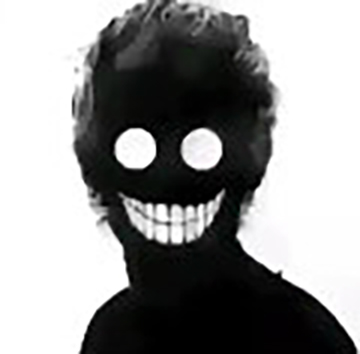
#> input picture test.jpg, 360 x 354 px
$ python image_rotation.py
#> lines starting #> are read from the running program, lines starting #| are printed output that depends on the picture; after the words box and inside, x2 and y2 are one past the last pixel; in counts of white or black regions, pixels touching at a corner belong together
import numpy as np
import cv2
import math
import random

annotation_types = ('points', 'rects', 'np_rotated_rects', 'cv_rotated_rects', 'quadrilaterals', 'polygons')


# Definition of rotated rectangles, where box_points is a list of the four vertexes of the rectangle
# The range of the angle is [0, 360)
class RotatedRect:
    def __init__(self, center, width, height, angle, box_points):
        self.center = center
        self.width = width
        self.height = height
        self.angle = angle
        self.box_points = box_points

    def get_box_points(self):
        return self.box_points


class Rotator:
    def __init__(self, annotation_type='points', rotation_angle=(-15,15), expand_edge=True):
        self.image = np.array((0,0))
        self.points = []
        self.rects = []
        self.np_rotated_rects = np.zeros((1,5))
        self.cv_rotated_rects = []
        self.quadrilaterals = []
        self.polygons = []
        self.annotation_type = annotation_type
        self.rotation_angle = rotation_angle
        self.expand_edge = expand_edge

        self.angle = 0
        self.radian = 0
        self.width_increased = 0
        self.height_increased = 0
        self.new_w = 0
        self.new_h = 0

        self.check_parameters()

        self.results = [None, []]

    def check_parameters(self):
        assert isinstance(self.image, np.ndarray)
        assert self.annotation_type in annotation_types
        assert (isinstance(self.rotation_angle, tuple) and self.rotation_angle.__len__() == 2) \
               or isinstance(self.rotation_angle, int)
        if self.annotation_type == 'points':
            assert isinstance(self.points, list) or isinstance(self.points, tuple)
            if self.points.__len__() > 0:
                for point in self.points:
                    assert isinstance(point, tuple) and point.__len__() == 2
        elif self.annotation_type == 'rects':
            assert isinstance(self.rects, list) or isinstance(self.rects, tuple)
            if self.rects.__len__() > 0:
                for rect in self.rects:
                    assert isinstance(rect, tuple) and rect.__len__() == 4
        elif self.annotation_type == 'np_rotated_rects':
            assert isinstance(self.np_rotated_rects, np.ndarray) and self.np_rotated_rects.shape.__len__() == 2
            if self.np_rotated_rects.nonzero().__len__() != 0:
                for r in range(self.np_rotated_rects.shape[0]):
                    line = self.np_rotated_rects[r, :]
                    assert line.__len__() == 5
        elif self.annotation_type == 'cv_rotated_rects':
            assert isinstance(self.cv_rotated_rects, tuple) or isinstance(self.cv_rotated_rects, list)
            if self.cv_rotated_rects.__len__() != 0:
                for rect in self.cv_rotated_rects:
                    assert isinstance(rect, tuple) and rect.__len__() == 3
                    assert rect[0].__len__() == 2 and rect[1].__len__() == 2
                    assert isinstance(rect[2], float)
        elif self.annotation_type == 'quadrilaterals':
            assert isinstance(self.quadrilaterals, list) or isinstance(self.quadrilaterals, tuple)
            if self.quadrilaterals.__len__() != 0:
                for quadrilateral in self.quadrilaterals:
                    assert (isinstance(quadrilateral, tuple) or isinstance(quadrilateral, list))\
                           and quadrilateral.__len__() == 8
        elif self.annotation_type == 'polygons':
            assert isinstance(self.polygons, list) or isinstance(self.polygons, tuple)
            if self.polygons.__len__() != 0:
                for polygon in self.polygons:
                    assert isinstance(polygon, tuple) or isinstance(polygon, list)
                    for pt in polygon:
                        assert isinstance(pt, tuple) and pt.__len__() == 2

    # A method to calculate the coordinate of the points after rotating
    def rotate_point(self, point):
        assert isinstance(point, tuple) and point.__len__() == 2

        point_expanded = (point[0] + self.width_increased / 2., point[1] + self.height_increased / 2.)
        point_translated = (point_expanded[0] - self.new_w / 2., self.new_h / 2. - point_expanded[1])
        point_rotated = (point_translated[0] * math.cos(self.radian) - point_translated[1] * math.sin(self.radian),
                         point_translated[0] * math.sin(self.radian) + point_translated[1] * math.cos(self.radian))
        point_restored = (int(math.ceil(point_rotated[0] + self.new_w / 2.)),
                          int(math.ceil(-1 * point_rotated[1] + self.new_h / 2.)))

        return point_restored

    def rotate(self, image, annotation=[]):
        self.image = image
        if self.annotation_type == 'points':
            self.points = annotation
        elif self.annotation_type == 'rects':
            self.rects = annotation
        elif self.annotation_type == 'np_rotated_rects':
            self.np_rotated_rects = annotation
        elif self.annotation_type == 'cv_rotated_rects':
            self.cv_rotated_rects = annotation
        elif self.annotation_type == 'quadrilaterals':
            self.quadrilaterals = annotation
        elif self.annotation_type == 'polygons':
            self.polygons = annotation

        self.check_parameters()

        # Generate a random angle with the given range for data augmentation if the input is not an integer
        if isinstance(self.rotation_angle, int):
            angle = self.rotation_angle
        else:
            angle = random.randint(self.rotation_angle[0], self.rotation_angle[1])
        # Transform the rotation angle to [0, 360) and calculate the corresponding radian
        while angle < 0:
            angle += 360
        angle = angle % 360
        radian = angle * 3.1416 / 180.
        self.angle = angle
        self.radian = radian

        # Calculate the new width and height after rotation
        (h, w) = self.image.shape[:2]
        if self.expand_edge:
            new_w = math.ceil(abs(h * math.sin(radian)) + abs(w * math.cos(radian)))
            new_h = math.ceil(abs(w * math.sin(radian)) + abs(h * math.cos(radian)))
        else:
            new_w = w
            new_h = h
        height_increment = int(math.ceil(new_h - h))
        width_increment = int(math.ceil(new_w - w))
        self.new_w = new_w
        self.new_h = new_h
        self.height_increased = height_increment
        self.width_increased = width_increment

        # Extend the edges of the initial image according to the new width and height
        image_expanded = np.zeros((int(new_h), int(new_w), 3), np.uint8)
        image_expanded[height_increment // 2:height_increment // 2 + h, width_increment // 2:width_increment // 2 + w]\
            = self.image

        # Rotate the image
        M = cv2.getRotationMatrix2D((new_w / 2., new_h / 2.), angle, 1.0)
        image_rotated = cv2.warpAffine(image_expanded, M, (int(new_w), int(new_h)))
        self.results[0] = image_rotated

        if self.annotation_type == 'points':
            # Calculate the new coordinates of the input points
            new_points = []
            for point in self.points:
                new_point = self.rotate_point(point)
                new_points.append(new_point)
            self.results[1] = new_points

        if self.annotation_type == 'rects':
            # Produce the rotated rect from rect
            new_rects = []
            for rect in self.rects:
                center = (rect[0] + rect[2] / 2., rect[1] + rect[3] / 2.)
                new_center = self.rotate_point(center)
                tl_point = (rect[0], rect[1])
                new_tl_point = self.rotate_point(tl_point)
                tr_point = (rect[0] + rect[2], rect[1])
                new_tr_point = self.rotate_point(tr_point)
                br_point = (rect[0] + rect[2], rect[1] + rect[3])
                new_br_point = self.rotate_point(br_point)
                bl_point = (rect[0], rect[1] + rect[3])
                new_bl_point = self.rotate_point(bl_point)
                new_rect = RotatedRect(new_center, rect[2], rect[3], angle,
                                       [new_tl_point, new_tr_point, new_br_point, new_bl_point])
                new_rects.append(new_rect)
            self.results[1] = new_rects

        if self.annotation_type == 'np_rotated_rects':
            # Produce the rotated rect from np_rotated_rect
            new_np_rotated_rects = np.zeros(self.np_rotated_rects.shape)
            for r in range(self.np_rotated_rects.shape[0]):
                x_min = self.np_rotated_rects[r, 0]
                y_min = self.np_rotated_rects[r, 1]
                x_max = self.np_rotated_rects[r, 2]
                y_max = self.np_rotated_rects[r, 3]
                theta = self.np_rotated_rects[r, 4]
                tl_point = (x_min, y_min)
                br_point = (x_max, y_max)
                new_tl_point = self.rotate_point(tl_point)
                new_br_point = self.rotate_point(br_point)
                new_theta = theta - angle
                new_np_rotated_rects[r, 0] = new_tl_point[0]
                new_np_rotated_rects[r, 1] = new_tl_point[1]
                new_np_rotated_rects[r, 2] = new_br_point[0]
                new_np_rotated_rects[r, 3] = new_br_point[1]
                new_np_rotated_rects[r, 4] = new_theta

                self.results[1] = new_np_rotated_rects

        if self.annotation_type == 'cv_rotated_rects':
            # Produce the rotated rect from cv_rotated_rect
            new_cv_rotated_rects = []
            for cv_rotated_rect in self.cv_rotated_rects:
                box_points = cv2.boxPoints(cv_rotated_rect)
                pt1 = (box_points[0][0], box_points[0][1])
                pt2 = (box_points[1][0], box_points[1][1])
                pt3 = (box_points[2][0], box_points[2][1])
                pt4 = (box_points[3][0], box_points[3][1])
                new_pt1 = self.rotate_point(pt1)
                new_pt2 = self.rotate_point(pt2)
                new_pt3 = self.rotate_point(pt3)
                new_pt4 = self.rotate_point(pt4)
                pts = [new_pt1, new_pt2, new_pt3, new_pt4]
                new_cv_rotated_rect = cv2.minAreaRect(np.array(pts))
                new_cv_rotated_rects.append(new_cv_rotated_rect)
            self.results[1] = new_cv_rotated_rects

        if self.annotation_type == 'quadrilaterals':
            # Produce the rotated quadrilaterals from input ones
            new_quadrilaterals = []
            for quadrilateral in self.quadrilaterals:
                point1 = (quadrilateral[0], quadrilateral[1])
                point2 = (quadrilateral[2], quadrilateral[3])
                point3 = (quadrilateral[4], quadrilateral[5])
                point4 = (quadrilateral[6], quadrilateral[7])
                new_point1 = self.rotate_point(point1)
                new_point2 = self.rotate_point(point2)
                new_point3 = self.rotate_point(point3)
                new_point4 = self.rotate_point(point4)
                new_quadrilateral = (new_point1[0], new_point1[1], new_point2[0], new_point2[1],
                                     new_point3[0], new_point3[1], new_point4[0], new_point4[1],)
                new_quadrilaterals.append(new_quadrilateral)
            self.results[1] = new_quadrilaterals

        if self.annotation_type == 'polygons':
            # Produce the rotated polygons from input ones
            new_polygons = []
            for polygon in self.polygons:
                new_polygon = []
                for pt in polygon:
                    new_pt = self.rotate_point(pt)
                    new_polygon.append(new_pt)
                new_polygons.append(tuple(new_polygon))
            self.results[1] = new_polygons

        return self.results[0], self.results[1]


if __name__ == '__main__':
    # Read image to be rotated
    image = cv2.imread('./test.jpg')
#> image is the input picture: shape (354, 360, 3); mean B, G, R 148.9, 149.1, 148.9
    image_ = image.copy()
    # Annotations formatted as points
    points = [(113, 127), (156, 127), (156, 170), (113, 170), (179, 127), (224, 127), (224, 171), (179, 171)]
    for point in points:
        cv2.circle(image_, point, 1, (0, 0, 255))
#> image_: shape (354, 360, 3); 0.03% of pixels changed, all inside (x1, y1, x2, y2) = (112, 126, 226, 173)
    # Annotations formatted as rects [x, y, width, height]
    rects = [(117, 188, 108, 57)]
    cv2.rectangle(image_, (rects[0][0], rects[0][1]), (rects[0][0] + rects[0][2], rects[0][1] + rects[0][3]),
                  (0, 255, 0))
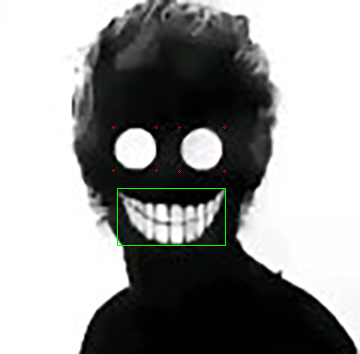
#> image_: shape (354, 360, 3); mean B, G, R 148.9, 149.7, 148.9
    # Annotations of rotated rectangles formatted as numpy.array
    np_rotated_rects = np.zeros((1, 5))
    np_rotated_rects[0, 0] = 154
    np_rotated_rects[0, 1] = 66
    np_rotated_rects[0, 2] = 186
    np_rotated_rects[0, 3] = 90
    np_rotated_rects[0, 4] = 0

    for r in range(np_rotated_rects.shape[1]):
        x_min = int(np_rotated_rects[0, 0])
        y_min = int(np_rotated_rects[0, 1])
        x_max = int(np_rotated_rects[0, 2])
        y_max = int(np_rotated_rects[0, 3])
        theta = int(np_rotated_rects[0, 4])
        cv2.circle(image_, (x_min, y_min), 1, (255, 0, 0))
        cv2.circle(image_, (x_max, y_max), 1, (255, 0, 0))
#> image_: shape (354, 360, 3); 0.01% of pixels changed, all inside (x1, y1, x2, y2) = (153, 65, 188, 92)
    # Annotations of rotated rectangles formatted as opencv
    pts = [(133, 142), (136, 141), (141, 147), (139, 148), (132, 151), (137, 154), (128, 150), (141, 154)]
    cv_rotated_rect = cv2.minAreaRect(np.array(pts))
#> cv_rotated_rect = ((136.5, 147.5), (11.47, 13.5), -66.04)
    cv_rotated_rects = [cv_rotated_rect]
#> cv_rotated_rects = [((136.5, 147.5), (11.47, 13.5), -66.04)]
    box = cv2.boxPoints(cv_rotated_rect)
#> box = [[140.3, 155.5], [128, 150], [132.7, 139.5], [145, 145]]
    for i in range(box.__len__()):
        cv2.line(image_, (int(box[i][0]), int(box[i][1])),
                 (int(box[(i+1) % 4][0]), int(box[(i+1) % 4][1])), (255, 128, 255))
#> image_: shape (354, 360, 3); mean B, G, R 148.9, 149.6, 148.9
    # Annotations of quadrilaterals
    quadrilaterals = [(163, 276, 206, 300, 217, 337, 143, 316)]
    for n in range(quadrilaterals.__len__()):
        for i in range(0, 7, 2):
            pt1 = (quadrilaterals[n][i], quadrilaterals[n][i+1])
            pt2 = (quadrilaterals[n][(i+2) % 8], quadrilaterals[n][(i+3) % 8])
            cv2.line(image_, pt1, pt2, (255, 255, 0))
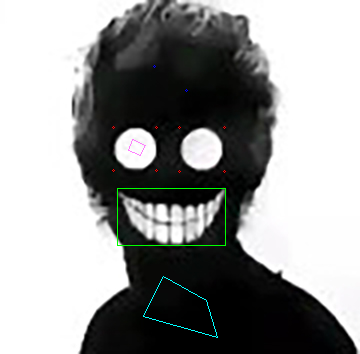
#> image_: shape (354, 360, 3); mean B, G, R 149.3, 150, 148.9
    # Annotations of polygons
    polygons = [((271, 286), (296, 305), (286, 337), (255, 337), (245, 305)),
                ((231, 266), (243, 291), (220, 291))]
    for n in range(polygons.__len__()):
        for i in range(polygons[n].__len__()):
            cv2.line(image_, polygons[n][i], polygons[n][(i+1) % polygons[n].__len__()], (255, 0, 255))
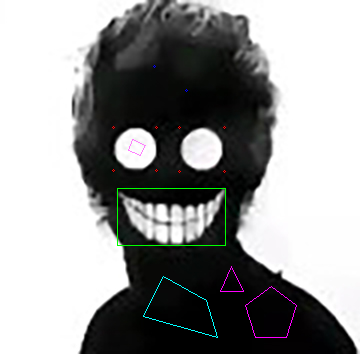
#> image_: shape (354, 360, 3); 0.17% of pixels changed, all inside (x1, y1, x2, y2) = (220, 266, 297, 338)

    cv2.imshow('initial_image', image_)

    # Define the rotater and rotate the image
    rotator1 = Rotator('points', 15)
    image_rotated, new_points = rotator1.rotate(image.copy(), points)
#> in rotate, `image_expanded[height_increment // 2:height_increment // 2 + h, width_..`:
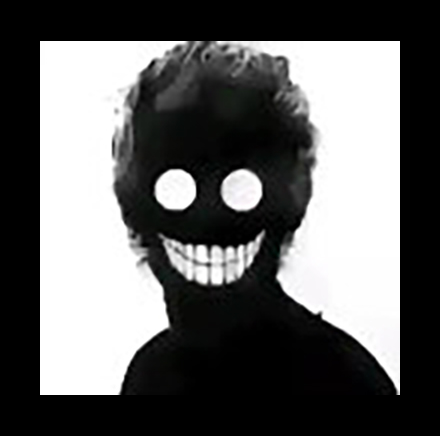
#> image_expanded: shape (436, 440, 3); mean B, G, R 98.9, 99, 98.9
#> in rotate, `M = cv2.getRotationMatrix2D((new_w / 2., new_h / 2.), angle, 1.0)`: M = [[0.966, 0.259, -48.93], [-0.259, 0.966, 64.37]]
#> new_points = [(143, 188), (184, 176), (196, 218), (154, 229), (207, 170), (250, 159), (261, 201), (218, 213)]
    rotator2 = Rotator('rects', 15)
    _, new_rects = rotator2.rotate(image.copy(), rects)
#> new_rects = 1 item
    rotator3 = Rotator('np_rotated_rects', 15)
    _, new_np_rotated_rects = rotator3.rotate(image.copy(), np_rotated_rects)
#> new_np_rotated_rects = [[167, 118, 204, 133, -15]]
    rotator4 = Rotator('cv_rotated_rects', 15)
    _, new_cv_rotated_rects = rotator4.rotate(image.copy(), cv_rotated_rects)
#> new_cv_rotated_rects = [((170.8, 201.5), (11.17, 14.14), -81.87)]
    rotator5 = Rotator('quadrilaterals', 15)
    _, new_quadrilaterals = rotator5.rotate(image.copy(), quadrilaterals)
#> new_quadrilaterals = [(230, 319, 277, 331, 298, 363, 221, 362)]
    rotator6 = Rotator('polygons', 15)
    _, new_polygons = rotator6.rotate(image.copy(), polygons)
#> new_polygons = [((337, 300), (366, 312), (364, 346), (334, 354), (316, 325)), ((293, 291), (311, 312), (289, 318))]

    # Draw rotated annotations of points
    for new_point in new_points:
        cv2.circle(image_rotated, new_point, 1, (0, 0, 255))
#> this loop made 8 passes
    # Draw rotated annotations of rectangles
    for new_rect in new_rects:
        box_points = new_rect.get_box_points()
        for i in range(box_points.__len__()):
            cv2.line(image_rotated, box_points[i], box_points[(i + 1) % 4], (0, 255, 0))
#> this loop made 1 pass
#> box_points on pass 1: [(162, 245), (267, 217), (282, 273), (177, 300)]
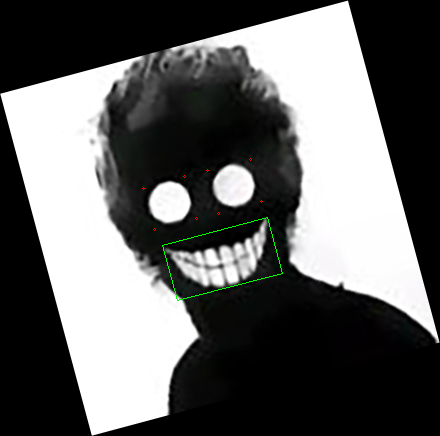
#> image_rotated: shape (436, 440, 3); mean B, G, R 98.9, 99.4, 98.9
    # Draw rotated annotations of rectangles formatted as numpy.array
    for r in range(new_np_rotated_rects.shape[1]):
        x_min = int(new_np_rotated_rects[0, 0])
        y_min = int(new_np_rotated_rects[0, 1])
        x_max = int(new_np_rotated_rects[0, 2])
        y_max = int(new_np_rotated_rects[0, 3])
        theta = int(new_np_rotated_rects[0, 4])
        cv2.circle(image_rotated, (x_min, y_min), 1, (255, 0, 0))
        cv2.circle(image_rotated, (x_max, y_max), 1, (255, 0, 0))
#> image_rotated: shape (436, 440, 3); under 0.01% of pixels changed, all inside (x1, y1, x2, y2) = (166, 117, 206, 135)
    # Draw rotated annotations of rectangles formatted as opencv
    new_cv_rotated_rects = new_cv_rotated_rects[0]
#> new_cv_rotated_rects = ((170.8, 201.5), (11.17, 14.14), -81.87)
    box = cv2.boxPoints(new_cv_rotated_rects)
#> box = [[177, 208], [163, 206], [164.6, 194.9], [178.6, 196.9]]
    for i in range(new_cv_rotated_rects.__len__()):
        cv2.line(image_rotated, (int(box[i][0]),int(box[i][1])),
                 (int(box[(i+1) % 4][0]), int(box[(i+1) % 4][1])), (255, 128, 255))
#> image_rotated: shape (436, 440, 3); mean B, G, R 98.9, 99.4, 98.9
    # Draw rotated annotations of quadrilaterals
    for n in range(new_quadrilaterals.__len__()):
        for i in range(0, 7, 2):
            pt1 = (new_quadrilaterals[n][i], new_quadrilaterals[n][i+1])
            pt2 = (new_quadrilaterals[n][(i+2) % 8], new_quadrilaterals[n][(i+3) % 8])
            cv2.line(image_rotated, pt1, pt2, (255,255,0))
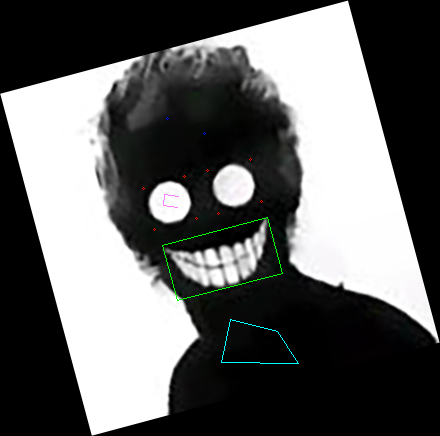
#> image_rotated: shape (436, 440, 3); mean B, G, R 99.2, 99.7, 98.9
    # Draw rotated annotations of polygons
    for n in range(new_polygons.__len__()):
        for i in range(new_polygons[n].__len__()):
            cv2.line(image_rotated, new_polygons[n][i], new_polygons[n][(i+1) % new_polygons[n].__len__()], (255, 0, 255))
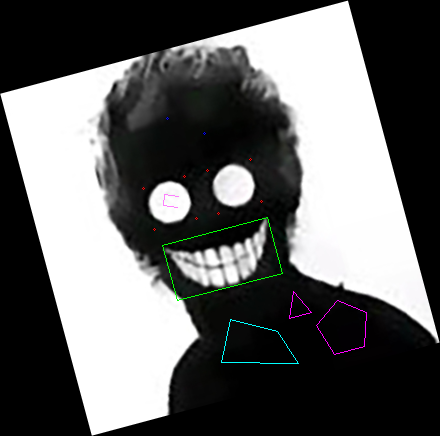
#> image_rotated: shape (436, 440, 3); 0.11% of pixels changed, all inside (x1, y1, x2, y2) = (289, 291, 367, 355)
    # Show the results
    cv2.imshow('rotated_image', image_rotated)
    cv2.waitKey(0)
